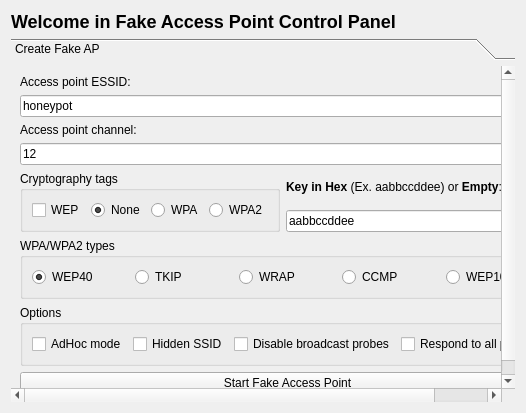
      <widget class="QWidget" name="TabPage">
       <attribute name="title">
        <string>Fake AP</string>
       </attribute>
       <layout class="QGridLayout">
        <item row="0" column="0">
         <widget class="QLabel" name="textLabel4_4_2_3_2">
          <property name="text">
           <string>&lt;h2&gt;Welcome in Fake Access Point Control Panel&lt;/h2&gt;</string>
          </property>
          <property name="wordWrap">
           <bool>false</bool>
          </property>
         </widget>
        </item>
        <item row="1" column="0">
         <widget class="QToolBox" name="toolBox5">
          <property name="currentIndex">
           <number>0</number>
          </property>
          <widget class="QWidget" name="page1">
           <property name="geometry">
            <rect>
             <x>0</x>
             <y>0</y>
             <width>646</width>
             <height>379</height>
            </rect>
           </property>
           <attribute name="label">
            <string>Create Fake AP</string>
           </attribute>
           <layout class="QVBoxLayout">
            <item>
             <widget class="QLabel" name="textLabel2_3">
              <property name="text">
               <string>Access point ESSID:</string>
              </property>
              <property name="wordWrap">
               <bool>false</bool>
              </property>
             </widget>
            </item>
            <item>
             <widget class="QLineEdit" name="line_fake_ap_essid">
              <property name="text">
               <string>honeypot</string>
              </property>
             </widget>
            </item>
            <item>
             <widget class="QLabel" name="textLabel2_3_3">
              <property name="text">
               <string>Access point channel:</string>
              </property>
              <property name="wordWrap">
               <bool>false</bool>
              </property>
             </widget>
            </item>
            <item>
             <widget class="QLineEdit" name="line_fake_ap_chan">
              <property name="text">
               <string>12</string>
              </property>
             </widget>
            </item>
            <item>
             <layout class="QHBoxLayout">
              <item>
               <widget class="QGroupBox" name="buttonGroup14">
                <property name="title">
                 <string>Cryptography tags</string>
                </property>
                <layout class="QHBoxLayout">
                 <item>
                  <widget class="QCheckBox" name="check_fake_ap_wep">
                   <property name="text">
                    <string>WEP</string>
                   </property>
                  </widget>
                 </item>
                 <item>
                  <widget class="QRadioButton" name="radioButton13">
                   <property name="text">
                    <string>None</string>
                   </property>
                   <property name="checked">
                    <bool>true</bool>
                   </property>
                  </widget>
                 </item>
                 <item>
                  <widget class="QRadioButton" name="radio_fake_ap_wpa">
                   <property name="text">
                    <string>WPA</string>
                   </property>
                  </widget>
                 </item>
                 <item>
                  <widget class="QRadioButton" name="radio_fake_ap_wpa2">
                   <property name="text">
                    <string>WPA2</string>
                   </property>
                  </widget>
                 </item>
                </layout>
               </widget>
              </item>
              <item>
               <layout class="QVBoxLayout">
                <item>
                 <widget class="QLabel" name="textLabel3">
                  <property name="text">
                   <string>&lt;b&gt;Key in Hex&lt;/b&gt; (Ex. aabbccddee) or &lt;b&gt;Empty&lt;/b&gt;:</string>
                  </property>
                  <property name="wordWrap">
                   <bool>false</bool>
                  </property>
                 </widget>
                </item>
                <item>
                 <widget class="QLineEdit" name="line_fake_ap_wep_key">
                  <property name="text">
                   <string>aabbccddee</string>
                  </property>
                 </widget>
                </item>
               </layout>
              </item>
             </layout>
            </item>
            <item>
             <widget class="QGroupBox" name="buttonGroup13">
              <property name="title">
               <string>WPA/WPA2 types</string>
              </property>
              <layout class="QHBoxLayout">
               <item>
                <widget class="QRadioButton" name="radio_fake_ap_wep40">
                 <property name="text">
                  <string>WEP40</string>
                 </property>
                 <property name="checked">
                  <bool>true</bool>
                 </property>
                </widget>
               </item>
               <item>
                <widget class="QRadioButton" name="radio_fake_ap_tkip">
                 <property name="text">
                  <string>TKIP</string>
                 </property>
                </widget>
               </item>
               <item>
                <widget class="QRadioButton" name="radio_fake_ap_wrap">
                 <property name="text">
                  <string>WRAP</string>
                 </property>
                </widget>
               </item>
               <item>
                <widget class="QRadioButton" name="radio_fake_ap_ccmp">
                 <property name="text">
                  <string>CCMP</string>
                 </property>
                </widget>
               </item>
               <item>
                <widget class="QRadioButton" name="radio_fake_ap_wep104">
                 <property name="text">
                  <string>WEP104</string>
                 </property>
                </widget>
               </item>
              </layout>
             </widget>
            </item>
            <item>
             <widget class="QGroupBox" name="groupBox7">
              <property name="title">
               <string>Options</string>
              </property>
              <layout class="QGridLayout">
               <item row="0" column="0">
                <widget class="QCheckBox" name="check_fake_ap_adhoc_mode">
                 <property name="text">
                  <string>AdHoc mode</string>
                 </property>
                </widget>
               </item>
               <item row="0" column="1">
                <widget class="QCheckBox" name="check_fake_ap_hidden_ssid">
                 <property name="text">
                  <string>Hidden SSID</string>
                 </property>
                </widget>
               </item>
               <item row="0" column="2">
                <widget class="QCheckBox" name="check_fake_ap_no_broadcast">
                 <property name="text">
                  <string>Disable broadcast probes</string>
                 </property>
                </widget>
               </item>
               <item row="0" column="3">
                <widget class="QCheckBox" name="check_fake_ap_all_probes">
                 <property name="text">
                  <string>Respond to all probes</string>
                 </property>
                </widget>
               </item>
              </layout>
             </widget>
            </item>
            <item>
             <widget class="QPushButton" name="button_fake_ap_start">
              <property name="text">
               <string>Start Fake Access Point</string>
              </property>
             </widget>
            </item>
            <item>
             <spacer name="spacer28">
              <property name="orientation">
               <enum>Qt::Vertical</enum>
              </property>
              <property name="sizeType">
               <enum>QSizePolicy::Expanding</enum>
              </property>
              <property name="sizeHint" stdset="0">
               <size>
                <width>21</width>
                <height>20</height>
               </size>
              </property>
             </spacer>
            </item>
           </layout>
          </widget>
         </widget>
        </item>
       </layout>
      </widget>
